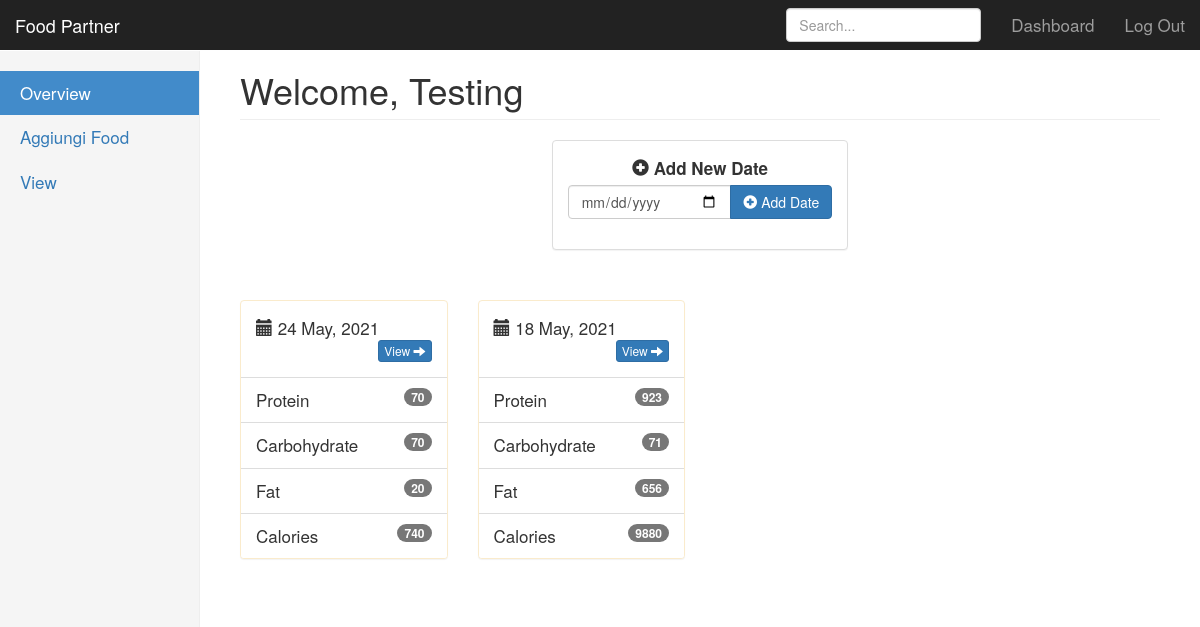
The page /dashboard (signed in) on the database its author committed.
### database/models.py (models this page shows)
class Users(UserMixin, db.Model):
    __tablename__ = "Users"
    id = db.Column(db.Integer, primary_key=True, nullable=False,)
    username = db.Column(db.String(80), unique=True, nullable=False)
    email = db.Column(db.String(120), unique=True, nullable=False)
    password = db.Column(db.String(120))

class Log(db.Model):
    id = db.Column(db.Integer, primary_key=True)
    date = db.Column(db.Date, nullable=False)
    foods = db.relationship('Alimenti', secondary=log_food, lazy='dynamic')

### app.py (the view)
@app.route('/dashboard', methods=["GET"])
@login_required
def dashboard():
    logs = Log.query.order_by(Log.date.desc()).all()
    log_dates = []
    for log in logs:
        proteins = 0
        carbs = 0
        fats = 0
        calories = 0
        for food in log.foods:
            proteins += food.proteins
            carbs += food.carbs
            fats += food.fats
            calories += food.calories
        log_dates.append({
            'log_date' : log,
            'proteins' : proteins,
            'carbs' : carbs,
            'fats' : fats,
            'calories' : calories
        })
    return render_template("dashboard.html", name=current_user.username, log_dates=log_dates)

### app.py (called while the page is built)
@login_manager.user_loader
def load_user(user_id):
    return Users.query.get(int(user_id))

### database/models.py (called while the page is built)
    @property
    def calories(self):
        return self.proteins * 4 + self.carbs * 4 + self.fats * 9

### templates/dashboard.html (shortened to what this page needs)
{% extends "bootstrap/base.html" %}
{% block styles %}
{{super()}}
<link rel="stylesheet" href="{{url_for('.static', filename='dashboard.css')}}">
{% endblock %}
{% block content %}
<nav class="navbar navbar-inverse navbar-fixed-top">
  <div class="container-fluid">
    <div class="navbar-header">
      <a class="navbar-brand" href="#">Food Partner</a>
    </div>
    <div id="navbar" class="navbar-collapse collapse">
      <ul class="nav navbar-nav navbar-right">
        <li><a href="#">Dashboard</a></li>
        <li><a href="{{ url_for('logout') }}">Log Out</a></li>
      </ul>
      <form class="navbar-form navbar-right">
        <input type="text" class="form-control" placeholder="Search...">
      </form>
    </div>
  </div>
</nav>
<div class="container-fluid">
  <div class="row">
    <div class="col-sm-2 col-md-2 sidebar">
      <ul class="nav nav-sidebar">
        <li class="active"><a href="#">Overview <span class="sr-only">(current)</span></a></li>
        <li><a href="{{ url_for('add') }}">Aggiungi Food</a></li>
        <li><a href="{{ url_for('main.view', log_id= 1) }}">View</a></li>
      </ul>
    </div>
    <div class="col-sm-9 col-sm-offset-3 col-md-10 col-md-offset-2 main">
      <h1 class="page-header">Welcome, {{name}}</h1>
      <div class="row placeholders">
        <div class="row t20">
          <div class="col-lg-4 col-lg-offset-4">
            <div class="panel panel-default">
              <div class="panel-body">
                <form action="{{url_for('main.create_log')}}" method="POST" role="form">
                  <div class="form-group">
                    <label><i class="glyphicon glyphicon-plus-sign"></i> Add New Date</label>
                    <div class="input-group">
                      <input type="date" class="form-control" name='date' placeholder="Select New Date"
                        aria-label="date" aria-describedby="add-btn">
                      <span class="input-group-btn">
                        <button type="submit" class="btn btn-primary" id="add-btn">
                          <i class="glyphicon glyphicon-plus-sign"></i> Add Date
                        </button>
                      </span>
                    </div>
                  </div>
                </form>
              </div>
            </div>
          </div>
        </div>
      </div>
      {% for row in log_dates|batch(4) %}
      <div class="row t20">
        {% for log_date in row %}
        <div class="col-lg-3">
          <div class="panel panel-warning">
            <div class="panel-body text-bold">
              <i class="glyphicon glyphicon-calendar"></i> {{ log_date['log_date'].date.strftime('%d %B, %Y') }}
              <a class="btn btn-primary btn-xs pull-right"
                href="{{ url_for('main.view', log_id=log_date['log_date'].id) }}">
                View <i class="glyphicon glyphicon-arrow-right"></i>
              </a>
            </div>
            <ul class="list-group">
              <li class="list-group-item text-bold"><span class="badge">{{ log_date['proteins'] }}</span> Protein</li>
              <li class="list-group-item text-bold"><span class="badge">{{ log_date['carbs'] }}</span> Carbohydrate</li>
              <li class="list-group-item text-bold"><span class="badge">{{ log_date['fats'] }}</span> Fat</li>
              <li class="list-group-item text-bold"><span class="badge">{{ log_date['calories'] }}</span> Calories</li>
            </ul>
          </div>
        </div>
        {% endfor %}
      </div>
      {% endfor %}
    </div>
    {% endblock %}

### static/dashboard.css (style rules this page uses)
body { padding-top: 50px; font-size: 17px; }
.navbar-fixed-top { border: 0; }
.sidebar { display: none; }
@media (min-width: 768px) { .sidebar { position: fixed; top: 51px; bottom: 0; left: 0; z-index: 1000; display: block; padding: 20px; overflow-x: hidden; overflow-y: auto; background-color: #f5f5f5; border-right: 1px solid #eee; } }
.nav-sidebar { margin-right: -21px; margin-bottom: 20px; margin-left: -20px; }
.nav-sidebar > li > a { padding-right: 20px; padding-left: 20px; }
.nav-sidebar > .active > a, .nav-sidebar > .active > a:hover, .nav-sidebar > .active > a:focus { color: #fff; background-color: #428bca; }
.main { padding: 20px; }
@media (min-width: 768px) { .main { padding-right: 40px; padding-left: 40px; } }
.main .page-header { margin-top: 0; }
.placeholders { margin-bottom: 30px; text-align: center; }

### rows shown on the page
Users: username "Testing"
Log: log_date "24 May, 2021"
Log: log_date "18 May, 2021"

### other values the page prints
{{ log_date['proteins'] }} "70" "923"
{{ log_date['carbs'] }} "70" "71"
{{ log_date['fats'] }} "20" "656"
{{ log_date['calories'] }} "740" "9880"
